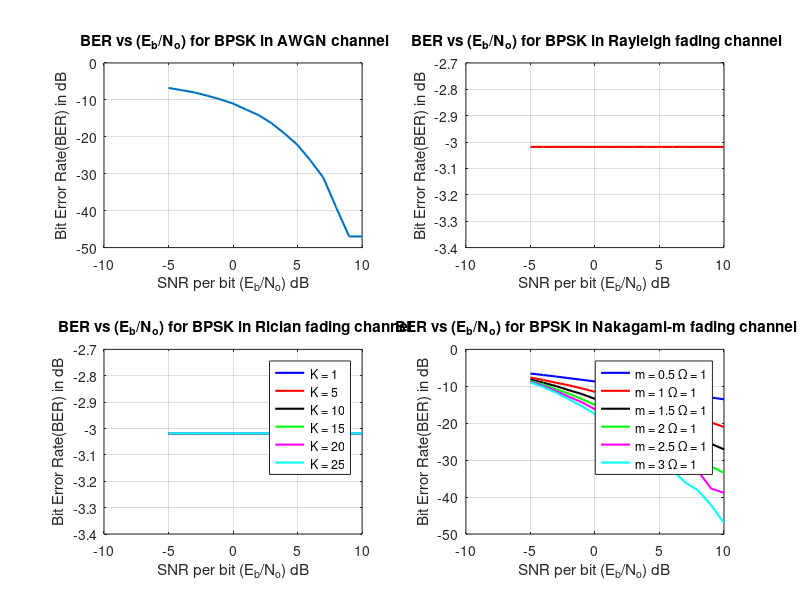

Recreate this plot in MATLAB. (Note: this script raises an error after producing the figure.)
clear all;
clc;

% Date 2/19/2021
% Yashwanth



% Requires 5G ToolBOX
% Params 
% Input bits
N = 1e5;

%========================================================================
%%%%%%%%%%%%%%%%%%%%%%%%% BPSK MODULATION %%%%%%%%%%%%%%%%%%%%%%%%%%%%%%


%%%%%%%%%%%%%%%%%%%% 1. BER OF AWGN %%%%%%%%%%%%%%%%%%%%%%%%%%%%%%%%


% Step 1: Generating random binary data
x = randn(1,N) >= 0;

% Step2 : Map the data to the BPSK signal constellation
% This for loop maps 0 to -1 and 1 to +1 for BPSK
x_BPSK = zeros(1,N);
for i = 1:N
    if x(i) == 0
        x_BPSK(i) = -1;
    else
        x_BPSK(i) = 1;
    end
end

SNR_all = -5:1:10;
BER_all = zeros(1,length(SNR_all));

% Step 3:
% Multiply the random fading coefficient and add AWGN noise to this signal.
% Vary the noise variance to have SNR range between [-5dB, 10 dB].
j = 1;
% Generating AWGN
for SNR = -5:1:10

    % Adding noise to transmitted signal without fading
    sigma = sqrt(1/(2*(10^(SNR/10))));
    noise = sigma*randn(1,N);
    rec = x_BPSK + noise;

    % Step 4:
    % Setting the threshold and demodulating
    threshold = 0;
    rec_dec = (rec >= threshold);
    BER_count = sum(xor(x,rec_dec));
    BER_all(j) = BER_count/length(x);
    j = j + 1;
end

% Step4 : plotting
figure(1)
subplot(2,2,1)
plot(SNR_all,10*log10(BER_all),'lineWidth',1.5);
xlabel('SNR per bit (E_b/N_o) dB');
ylabel('Bit Error Rate(BER) in dB');
title(' BER vs (E_b/N_o) for BPSK in AWGN channel')
grid on;
    
    

%%%%%%%%%%%%%%%%%%%%%%% 2.BER OF RAYLEIGH FADING %%%%%%%%%%%%%%%%%%%%

BER_Rayleigh = zeros(1,length(SNR_all));
ind = 1;
for SNR = -5:1:10
    % Sigma for noise 
    sigma = sqrt(1/(2*(10^(SNR/10))));
    
    % Rayleigh fading
    h = (1/sqrt(2))*(randn(1,N) + 1j*randn(1,N));
    
    % AWGN Noise
    noise = sigma*(randn(1,N)+ 1j*randn(1,N));
    
    % Received Signal
    rec_Rayleigh = h.*x_BPSK + noise;
    
    % Assuming the coherence
    recieved_Rayleigh = rec_Rayleigh./h;
    
    %%% THRESHOLD BASED DETECTION %%%%
    rec_rayleigh_dec = recieved_Rayleigh >= 0;
    
    % Calculating BER for a SNR
    BER_Rayleigh(ind) = sum(xor(x,rec_rayleigh_dec))/N;
    ind  = ind + 1;
end

subplot(2,2,2)
plot(SNR_all,10*log10(BER_Rayleigh),'lineWidth',1.5,'color','r');
xlabel('SNR per bit (E_b/N_o) dB');
ylabel('Bit Error Rate(BER) in dB');
title(' BER vs (E_b/N_o) for BPSK in Rayleigh fading channel')
grid on;    


%%%%%%%%%%%%%%%%%%%% 3.BER OF RICIAN FADING %%%%%%%%%%%%%%%%%%%%%%%%%%

% Same steps are followed as above instead 'h' is changed here
% k PARAMETER FOR RICIAN
colorstr = {'b','r','k','g','m','c'};
colorind = 1;
legendInfo = {0,0,0,0,0,0};
for K = [1 5 10 15 20 25];
    s = K/(K+1);
    sigma = 1/sqrt(2*(K+1));
    BER_Rician = zeros(1,length(SNR_all));
    ind = 1;
    for SNR = -5:1:10
        noise_Sigma = sqrt(1/(2*(10^(SNR/10))));
        
        % Rician fading coefficients 
        h = ((sigma*randn(1,N)+s) + 1j*(sigma*randn(1,N)));
        noise = noise_Sigma*rand(1,N);
        
        % Assuming coherence
        rec_Rician = h.*x_BPSK + noise;
        recieved_Rician = rec_Rician./h;
        rec_rician_dec = recieved_Rician >= 0;
        BER_Rician(ind) = sum(xor(x,rec_rician_dec))/N;
        ind  = ind + 1;        
    end
    subplot(2,2,3)
    plot(SNR_all,10*log10(BER_Rician),'lineWidth',1.5,'color',colorstr{colorind});
    legendInfo{colorind} = ['K = ' num2str(K)];
    colorind = colorind + 1;
    hold on;
end
% legend(legendInfo(1,end));
legend(legendInfo);
xlabel('SNR per bit (E_b/N_o) dB');
ylabel('Bit Error Rate(BER) in dB');
title(' BER vs (E_b/N_o) for BPSK in Rician fading channel')
grid on;
hold off;

%%%%%%%%%%%%%%%%%%%% 4. BER OF NAKAGAMI-m %%%%%%%%%%%%%%%%%%%%%%%%%%%%%%%%


colorstr = {'b','r','k','g','m','c'};
colorind = 1;
legendInfo = {0,0,0,0,0,0};
omega = 1;
for m = [0.5 1 1.5 2 2.5 3]
    h_nakagami = [sqrt(gamrnd(m,omega./m,1,N))];
    ind = 1;
    BER_nakagami = zeros(1,length(SNR_all));
    for SNR = -5:1:10
        noise_Sigma = sqrt(1/(2*(10^(SNR/10))));
        noise = noise_Sigma*rand(1,N);
        rec_nakagami = h_nakagami.*x_BPSK + noise;
        
        recieved_nakagami = rec_nakagami./h_nakagami;
        rec_nakagami_dec = recieved_nakagami >= 0;
        BER_nakagami(ind) = sum(xor(x,rec_nakagami_dec))/N;
        ind  = ind + 1;     
    end
    subplot(2,2,4)
    plot(SNR_all,10*log10(BER_nakagami),'lineWidth',1.5,'color',colorstr{colorind});
    legendInfo{colorind} = ['m = ' num2str(m) ' \Omega = 1'];
    colorind = colorind + 1;
    hold on;    
         
end
legend(legendInfo);
xlabel('SNR per bit (E_b/N_o) dB');
ylabel('Bit Error Rate(BER) in dB');
title(' BER vs (E_b/N_o) for BPSK in Nakagami-m fading channel')
grid on;
hold off;
 



%==========================================================================
%%%%%%%%%%%%%%%%%%%%%%%% 16-QAM MODULATION %%%%%%%%%%%%%%%%%%%%%%%%%%%%%%%

x_16QAM = nrSymbolModulate(x','16QAM');

BER_all_16QAM = zeros(1,length(SNR_all));

j = 1;
for SNR = -5:1:10

    % Adding noise to transmitted signal without fading
    sigma = sqrt(1/(2*(10^(SNR/10))));
    noise = sigma*randn(1,length(x_16QAM));
    rec = x_16QAM' + noise;

    % Step 4:
    % Setting the threshold and demodulating
    rec_dec = nrSymbolDemodulate(rec','16QAM','DecisionType','Hard');
    BER_count = sum(xor(x,rec_dec'));
    BER_all_16QAM(j) = BER_count/length(x);
    j = j + 1;
end

figure(2)
subplot(2,2,1)
plot(SNR_all,10*log10(BER_all_16QAM),'lineWidth',1.5);
xlabel('SNR per bit (E_b/N_o) dB');
ylabel('Bit Error Rate(BER) in dB');
title(' BER vs (E_b/N_o) for 16QAM in AWGN channel')
grid on;
    
%%%%%%%%%%%%%%%%%%%%%%% 2.BER OF RAYLEIGH FADING %%%%%%%%%%%%%%%%%%%%

BER_Rayleigh_16QAM = zeros(1,length(SNR_all));
ind = 1;
for SNR = -5:1:10
    % Sigma for noise 
    sigma = sqrt(1/(2*(10^(SNR/10))));
    
    N_qam = length(x_16QAM);
    % Rayleigh fading
    h = (1/sqrt(2))*(randn(1,N_qam) + 1j*randn(1,N_qam));
    
    % AWGN Noise
    noise = sigma*(randn(1,N_qam)+ 1j*randn(1,N_qam));
    
    % Received Signal
    rec_Rayleigh = h.*x_16QAM' + noise;
    
    % Assuming the coherence
    recieved_Rayleigh = rec_Rayleigh./h;
    
    %%% THRESHOLD BASED DETECTION %%%%
    rec_rayleigh_dec = nrSymbolDemodulate(recieved_Rayleigh','16QAM','DecisionType','Hard');
    
    % Calculating BER for a SNR
    BER_Rayleigh_16QAM(ind) = sum(xor(x,rec_rayleigh_dec'))/N;
    ind  = ind + 1;
end

figure(2);
subplot(2,2,2)
plot(SNR_all,10*log10(BER_Rayleigh_16QAM),'lineWidth',1.5,'color','r');
xlabel('SNR per bit (E_b/N_o) dB');
ylabel('Bit Error Rate(BER) in dB');
title(' BER vs (E_b/N_o) for 16QAM in Rayleigh fading channel')
grid on;    


%%%%%%%%%%%%%%%%%%%% 3.BER OF RICIAN FADING %%%%%%%%%%%%%%%%%%%%%%%%%%

% Same steps are followed as above instead 'h' is changed here
% k PARAMETER FOR RICIAN
colorstr = {'b','r','k','g','m','c'};
colorind = 1;
legendInfo = {0,0,0,0,0,0};
for K = [1 5 10 15 20 25];
    N_qam = length(x_16QAM);
    s = K/(K+1);
    sigma = 1/sqrt(2*(K+1));
    BER_Rician_16QAM = zeros(1,length(SNR_all));
    ind = 1;
    for SNR = -5:1:10
        noise_Sigma = sqrt(1/(2*(10^(SNR/10))));
        
        % Rician fading coefficients 
        h = ((sigma*randn(1,N_qam)+s) + 1j*(sigma*randn(1,N_qam)));
        noise = noise_Sigma*rand(1,N_qam);
        
        % Assuming coherence
        rec_Rician = h.*x_16QAM' + noise;
        recieved_Rician = rec_Rician./h;
        rec_rician_dec = nrSymbolDemodulate(recieved_Rician','16QAM','DecisionType','Hard');
        BER_Rician_16QAM(ind) = sum(xor(x,rec_rician_dec'))/N;
        ind  = ind + 1;        
    end
    figure(2);
    subplot(2,2,3)
    plot(SNR_all,10*log10(BER_Rician_16QAM),'lineWidth',1.5,'color',colorstr{colorind});
    legendInfo{colorind} = ['K = ' num2str(K)];
    colorind = colorind + 1;
    hold on;
end
% legend(legendInfo(1,end));
legend(legendInfo);
xlabel('SNR per bit (E_b/N_o) dB');
ylabel('Bit Error Rate(BER) in dB');
title(' BER vs (E_b/N_o) for 16QAM in Rician fading channel')
grid on;
hold off;


%%%%%%%%%%%%%%%%%%%% 4. BER OF NAKAGAMI-m %%%%%%%%%%%%%%%%%%%%%%%%%%%%%%%%


colorstr = {'b','r','k','g','m','c'};
colorind = 1;
legendInfo = {0,0,0,0,0,0};
omega = 1;
N_qam = length(x_16QAM);
for m = [0.5 1 1.5 2 2.5 3]
    h_nakagami = [sqrt(gamrnd(m,omega./m,1,N_qam))];
    ind = 1;
    BER_nakagami_16QAM = zeros(1,length(SNR_all));
    for SNR = -5:1:10
        noise_Sigma = sqrt(1/(2*(10^(SNR/10))));
        noise = noise_Sigma*rand(1,N_qam);
        rec_nakagami = h_nakagami.*x_16QAM' + noise;
        
        recieved_nakagami = rec_nakagami./h_nakagami;
        rec_nakagami_dec = nrSymbolDemodulate(recieved_nakagami','16QAM','DecisionType','Hard');
        BER_nakagami_16QAM(ind) = sum(xor(x,rec_nakagami_dec'))/N;
        ind  = ind + 1;     
    end
    subplot(2,2,4)
    plot(SNR_all,10*log10(BER_nakagami_16QAM),'lineWidth',1.5,'color',colorstr{colorind});
    legendInfo{colorind} = ['m = ' num2str(m) ' \Omega = 1'];
    colorind = colorind + 1;
    hold on;    
         
end
legend(legendInfo);
xlabel('SNR per bit (E_b/N_o) dB');
ylabel('Bit Error Rate(BER) in dB');
title(' BER vs (E_b/N_o) for 16QAM in Nakagami-m fading channel')
grid on;
hold off;
 

